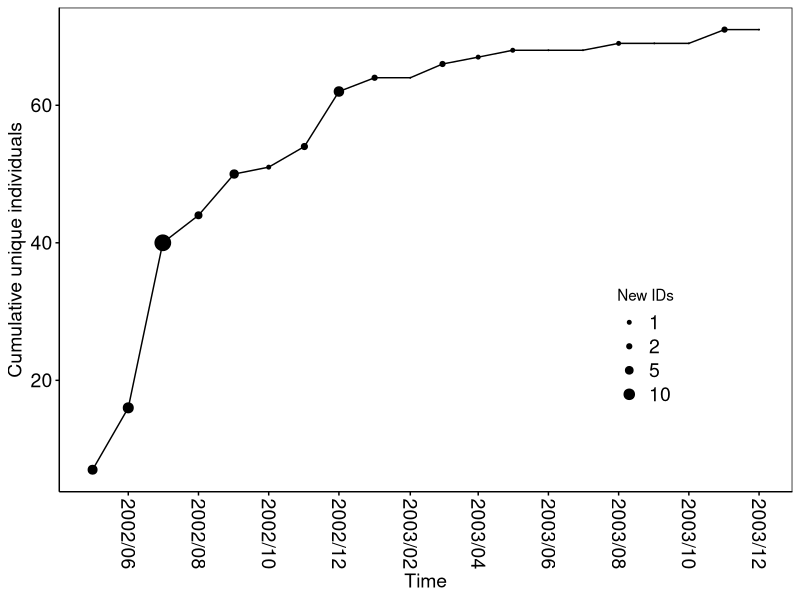
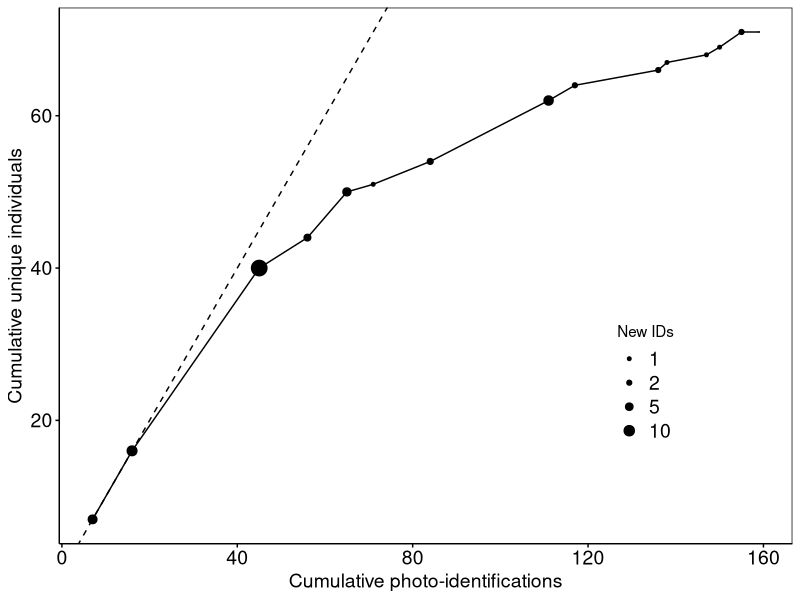
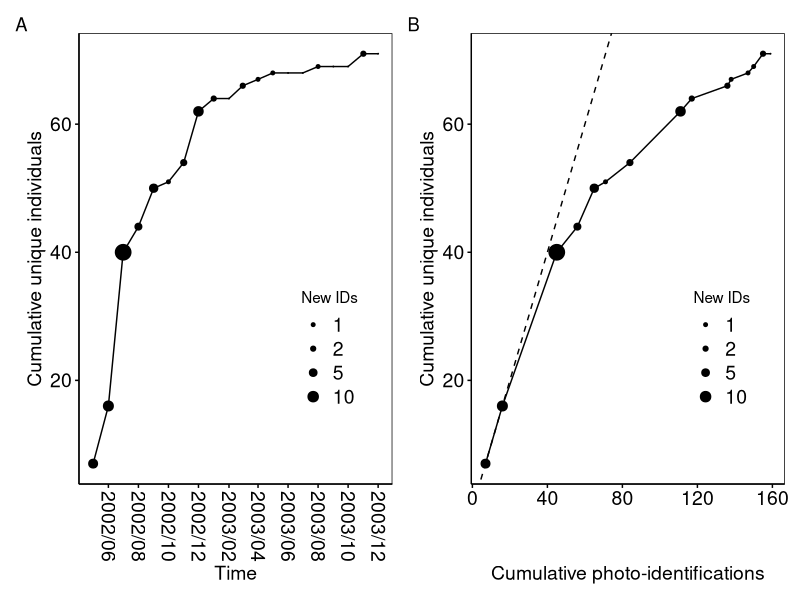
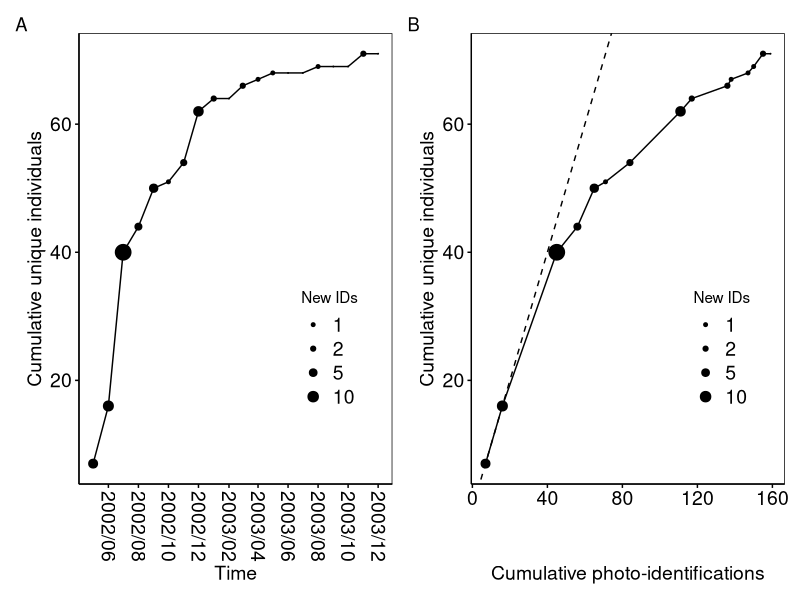

The R script that drew these images, in order:
# Chris Oosthuizen
# Feb 2026

# plot discovery curves 2002

#--------------------------------------------
library(ggplot2)
library(ggpubr)
library(scales)

dat = read.csv("./data/discoverycurve2002.csv", header = T)
head(dat)
str(dat)

dat$date = as.POSIXct(dat$date)
str(dat)

dat$date2 <- as.Date(dat$date, format = "%d/%m/%Y")
dat$date2 <- format(dat$date2, "%Y/%m")
dat


# Plotting theme
theme_gg <- function () { 
  theme_bw() %+replace% 
    theme(
      axis.text = element_text(colour = "black"),
      # axis.title = element_blank(),
      axis.ticks = element_line(colour = "black"),
      panel.grid = element_blank(),
      strip.background = element_blank(),
      panel.border = element_rect(colour = "black", fill = NA),
      axis.line = element_line(colour = "black")
    )
}


# plot discovery curve against time

library(scales)

dc1 = ggplot(data = dat,
             aes(x = date, y = CumNew)) + 
  geom_line()+
  geom_point(aes(size = NewIDs)) +
  scale_size_area(max_size = 5, breaks = c(1, 2,5,10), name   = "New IDs") + 
  xlab("Time") +
  ylab("Cumulative unique individuals") +
  #  scale_x_continuous(expand = c(0, 0), limits = c(50, 200)) + 
  theme_gg() +
  font("xylab",size=14)+
  font("xy",size=14)+
  font("xy.text", size = 14) +
  font("legend.text",size = 14)+
  scale_x_datetime(labels = date_format("%Y/%m"), date_breaks = "2 months") +
  theme(axis.text.x = element_text(angle = -90, vjust = 0.5)) +
  theme(
    legend.position=c(0.8,0.3))+
  guides(fill=guide_legend(title="New IDs")) 

dc1

# discovery curve: new vs old individuals
dc2 = ggplot(data = dat,
             aes(x = CumAll, y = CumNew)) + 
  geom_line() + 
  geom_point(aes(size = NewIDs)) +
  scale_size_area(max_size = 5, breaks = c(1,2,5,10), name   = "New IDs") + 
  geom_abline(intercept = 0, slope = 1, size = 0.5, linetype = "dashed") +  # 1:1 line
  xlab("Cumulative photo-identifications") +
  ylab("Cumulative unique individuals") +
  #  scale_x_continuous(expand = c(0, 0), limits = c(50, 200)) + 
  theme_gg() +
  font("xylab",size=14)+
  font("xy",size=14)+
  font("xy.text", size = 14) +
  font("legend.text",size = 14)+
  theme(
    legend.position=c(0.8,0.3))

dc2

library(patchwork)

dc = dc1 + dc2 + 
  plot_layout(ncol = 2)+
  plot_annotation(tag_levels = 'A')

dc

## Save Plot 
# pdf("./supplement/Sup5_discovery_curve_2002.pdf",
#     useDingbats = FALSE, width = 8, height = 5)
# print(dc)
# dev.off()

png(filename = "./supplement/Sup5_discovery_curve_2002.png", width = 2000, height = 1300, 
    pointsize = 8,  res = 300)
plot(dc)
dev.off()
